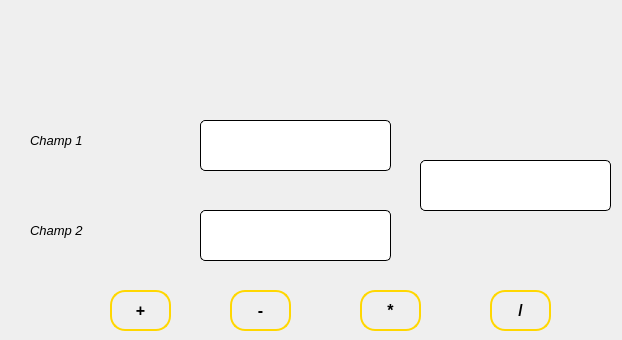
         <widget class="QWidget" name="widget">
          <attribute name="title">
           <string>calculatrice</string>
          </attribute>
          <widget class="QLabel" name="label_201">
           <property name="geometry">
            <rect>
             <x>30</x>
             <y>130</y>
             <width>161</width>
             <height>21</height>
            </rect>
           </property>
           <property name="font">
            <font>
             <family>Segoe UI</family>
             <pointsize>10</pointsize>
             <italic>true</italic>
             <bold>false</bold>
            </font>
           </property>
           <property name="styleSheet">
            <string notr="true">font: italic 10pt &quot;Segoe UI&quot;;</string>
           </property>
           <property name="text">
            <string>Champ 1</string>
           </property>
          </widget>
          <widget class="QLineEdit" name="lineEdit_resultat_4">
           <property name="geometry">
            <rect>
             <x>420</x>
             <y>160</y>
             <width>191</width>
             <height>51</height>
            </rect>
           </property>
           <property name="styleSheet">
            <string notr="true"> border: 1px solid black; 
 border-radius: 5px; </string>
           </property>
          </widget>
          <widget class="QPushButton" name="pushButton_mois_4">
           <property name="geometry">
            <rect>
             <x>230</x>
             <y>290</y>
             <width>61</width>
             <height>41</height>
            </rect>
           </property>
           <property name="styleSheet">
            <string notr="true">border: 2px solid #FFD700;  /* Gold border */
border-radius: 15px;       
background: qlineargradient(
    spread: pad, x1:0, y1:0, x2:1, y2:1,
    stop: 0 #FFD700, stop: 1 #B8860B 
);
color: black;              
font-size: 16px;           
font-weight: bold;         
padding: 10px 20px;
</string>
           </property>
           <property name="text">
            <string>-</string>
           </property>
          </widget>
          <widget class="QPushButton" name="pushButton_plus_4">
           <property name="geometry">
            <rect>
             <x>110</x>
             <y>290</y>
             <width>61</width>
             <height>41</height>
            </rect>
           </property>
           <property name="styleSheet">
            <string notr="true">border: 2px solid #FFD700;  /* Gold border */
border-radius: 15px;       
background: qlineargradient(
    spread: pad, x1:0, y1:0, x2:1, y2:1,
    stop: 0 #FFD700, stop: 1 #B8860B 
);
color: black;              
font-size: 16px;           
font-weight: bold;         
padding: 10px 20px;
</string>
           </property>
           <property name="text">
            <string>+</string>
           </property>
          </widget>
          <widget class="QLineEdit" name="lineEdit_champ2_4">
           <property name="geometry">
            <rect>
             <x>200</x>
             <y>210</y>
             <width>191</width>
             <height>51</height>
            </rect>
           </property>
           <property name="styleSheet">
            <string notr="true"> border: 1px solid black; 
 border-radius: 5px; </string>
           </property>
          </widget>
          <widget class="QLabel" name="label_202">
           <property name="geometry">
            <rect>
             <x>30</x>
             <y>220</y>
             <width>161</width>
             <height>21</height>
            </rect>
           </property>
           <property name="font">
            <font>
             <family>Segoe UI</family>
             <pointsize>10</pointsize>
             <italic>true</italic>
             <bold>false</bold>
            </font>
           </property>
           <property name="styleSheet">
            <string notr="true">font: italic 10pt &quot;Segoe UI&quot;;</string>
           </property>
           <property name="text">
            <string>Champ 2</string>
           </property>
          </widget>
          <widget class="QPushButton" name="pushButton_multiplication_4">
           <property name="geometry">
            <rect>
             <x>360</x>
             <y>290</y>
             <width>61</width>
             <height>41</height>
            </rect>
           </property>
           <property name="styleSheet">
            <string notr="true">border: 2px solid #FFD700;  /* Gold border */
border-radius: 15px;       
background: qlineargradient(
    spread: pad, x1:0, y1:0, x2:1, y2:1,
    stop: 0 #FFD700, stop: 1 #B8860B 
);
color: black;              
font-size: 16px;           
font-weight: bold;         
padding: 10px 20px;
</string>
           </property>
           <property name="text">
            <string>*</string>
           </property>
          </widget>
          <widget class="QPushButton" name="pushButton_diviser_4">
           <property name="geometry">
            <rect>
             <x>490</x>
             <y>290</y>
             <width>61</width>
             <height>41</height>
            </rect>
           </property>
           <property name="styleSheet">
            <string notr="true">border: 2px solid #FFD700;  /* Gold border */
border-radius: 15px;       
background: qlineargradient(
    spread: pad, x1:0, y1:0, x2:1, y2:1,
    stop: 0 #FFD700, stop: 1 #B8860B 
);
color: black;              
font-size: 16px;           
font-weight: bold;         
padding: 10px 20px;
</string>
           </property>
           <property name="text">
            <string>/</string>
           </property>
          </widget>
          <widget class="QLineEdit" name="lineEdit_champ1_4">
           <property name="geometry">
            <rect>
             <x>200</x>
             <y>120</y>
             <width>191</width>
             <height>51</height>
            </rect>
           </property>
           <property name="styleSheet">
            <string notr="true"> border: 1px solid black; 
 border-radius: 5px; </string>
           </property>
          </widget>
          <widget class="QLabel" name="label_17">
           <property name="geometry">
            <rect>
             <x>550</x>
             <y>40</y>
             <width>63</width>
             <height>81</height>
            </rect>
           </property>
           <property name="text">
            <string/>
           </property>
           <property name="pixmap">
            <pixmap>../../QtDesignStudio/toppng.com-calculator-427x462.png</pixmap>
           </property>
           <property name="scaledContents">
            <bool>true</bool>
           </property>
          </widget>
         </widget>
